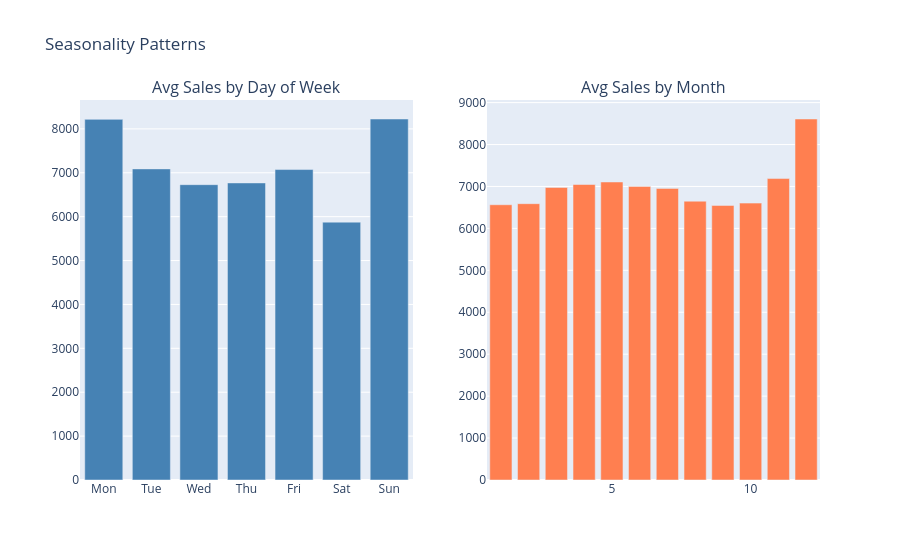

Notebook cell for this chart:
### Code cell
# Day of week pattern
dow_sales = df_open.groupby('DayOfWeek')['Sales'].mean().reset_index()
dow_sales['DayName'] = ['Mon', 'Tue', 'Wed', 'Thu', 'Fri', 'Sat', 'Sun']

# Monthly pattern
df_open['Month'] = df_open['Date'].dt.month
monthly_sales = df_open.groupby('Month')['Sales'].mean().reset_index()

fig = make_subplots(rows=1, cols=2,
                    subplot_titles=['Avg Sales by Day of Week', 'Avg Sales by Month'])

fig.add_trace(
    go.Bar(x=dow_sales['DayName'], y=dow_sales['Sales'], marker_color='steelblue'),
    row=1, col=1
)

fig.add_trace(
    go.Bar(x=monthly_sales['Month'], y=monthly_sales['Sales'], marker_color='coral'),
    row=1, col=2
)

fig.update_layout(title='Seasonality Patterns', showlegend=False)
fig.show()

### Figure 1 — Plotly figure (JSON) as saved in the notebook; plotly's stock layout.template omitted (floating-point values rounded to 4 significant figures)
{"data": [{"marker": {"color": "steelblue"}, "type": "bar", "x": ["Mon", "Tue", "Wed", "Thu", "Fri", "Sat", "Sun"], "xaxis": "x", "y": [8216.0, 7088.0, 6729.0, 6768.0, 7073.0, 5875.0, 8225.0], "yaxis": "y"}, {"marker": {"color": "coral"}, "type": "bar", "x": [1, 2, 3, 4, 5, 6, 7, 8, 9, 10, 11, 12], "xaxis": "x2", "y": [6564.0, 6589.0, 6977.0, 7047.0, 7107.0, 7001.0, 6954.0, 6649.0, 6547.0, 6603.0, 7189.0, 8609.0], "yaxis": "y2"}], "layout": {"annotations": [{"font": {"size": 16}, "showarrow": false, "text": "Avg Sales by Day of Week", "x": 0.225, "xanchor": "center", "xref": "paper", "y": 1, "yanchor": "bottom", "yref": "paper"}, {"font": {"size": 16}, "showarrow": false, "text": "Avg Sales by Month", "x": 0.775, "xanchor": "center", "xref": "paper", "y": 1, "yanchor": "bottom", "yref": "paper"}], "showlegend": false, "title": {"text": "Seasonality Patterns"}, "xaxis": {"anchor": "y", "domain": [0, 0.45]}, "xaxis2": {"anchor": "y2", "domain": [0.55, 1]}, "yaxis": {"anchor": "x", "domain": [0, 1]}, "yaxis2": {"anchor": "x2", "domain": [0, 1]}}}
